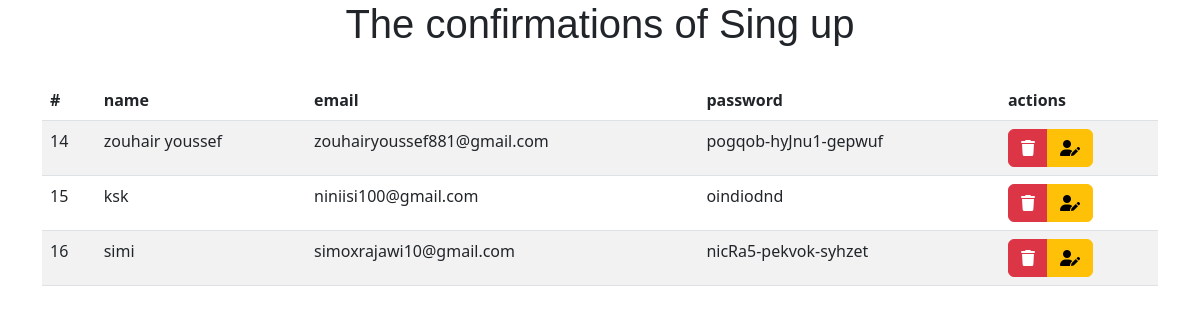
The app's page /all_informations/login_users.php with its own data.
### tables this page shows
CREATE TABLE `new_users` (
  `id` int(11) NOT NULL,
  `name` varchar(50) NOT NULL,
  `email` varchar(100) NOT NULL,
  `password` varchar(255) NOT NULL
);

### all_informations/login_users.php (the view, shortened to what this page needs)
<?php
try {
    $lien = new PDO('mysql:host=127.0.0.1;dbname=fitness;port=8889', "root", "root", [PDO::ATTR_ERRMODE => PDO::ERRMODE_EXCEPTION]);
    $r = $lien->prepare("select*from new_users  ");
    $r->execute([]);
    $etudiants=$r->fetchAll();
} catch (\Throwable $e) {
    echo $e->getMessage();
}
?>
<!DOCTYPE html>
<html lang="en">
<head>
    <link href="https://cdn.jsdelivr.net/npm/bootstrap@5.3.0-alpha1/dist/css/bootstrap.min.css" rel="stylesheet">
    <link rel="stylesheet" href="https://cdnjs.cloudflare.com/ajax/libs/font-awesome/6.2.1/css/all.min.css">
</head>
<body>
    <h1 style="text-align:center;font-family:sans-serif;font=size:3rem">The confirmations of Sing up </h1>
    <br>
    <div class="container">
        <table class="table table-striped">
            <thead>
               <tr>
               <th>#</th>
                <th>name</th>
                                <th>email</th>
                <th>password</th>
                <th>actions</th>
               </tr>
            </thead>
            <tbody>
                <?php foreach ($etudiants as $c => $e) {?>
<tr>
                <td><?=$e['id']?></td>
                <td><?=$e['name']?></td>
                <td><?=$e['email']?></td>
                <td><?=$e['password']?></td>
                <td>
                <div class="btn-group" role="group" aria-label="Basic mixed styles example">
  <a href="delete.php?id=<?=$e['id']?>" class="btn btn-danger"><i class="fa-solid fa-trash"></i></a>
  <a href="edit.php?id=<?=$e['id']?>" class="btn btn-warning"><i class="fa-solid fa-user-pen"></i></a>
</div>
                </td>
                </tr>
                <?php }?>
</tbody>
        </table>
    </div>
</body>
</html>

### records on screen
new_users: id "14", name "zouhair youssef", email "zouhairyoussef881@gmail.com", password "pogqob-hyJnu1-gepwuf"
new_users: id "15", name "ksk", email "niniisi100@gmail.com", password "oindiodnd"
new_users: id "16", name "simi", email "simoxrajawi10@gmail.com", password "nicRa5-pekvok-syhzet"
